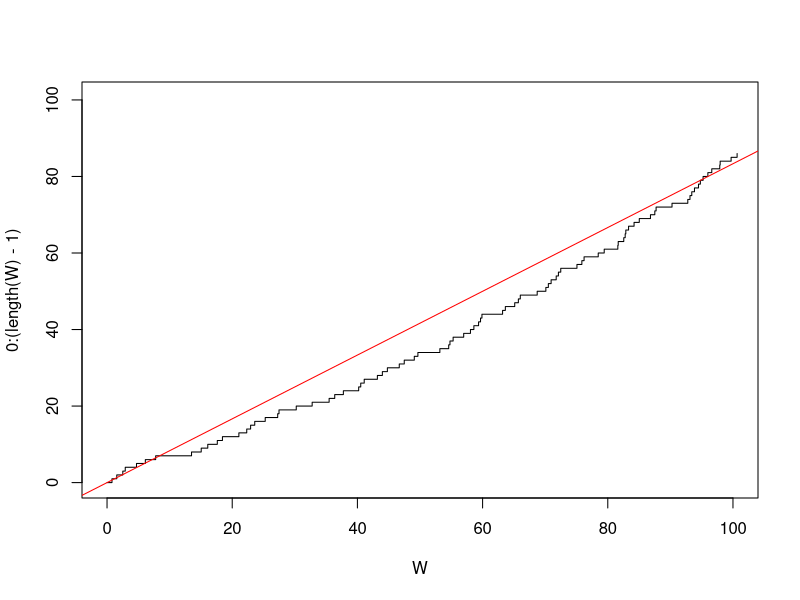

The R script that drew this image:
### Proceso de renovación ###

### Inputs
t <- 100 # tiempo final
# parámetros de la distribución de los tiempos interraribo
# en este caso una Gamma(alpha, beta)
alpha <- 1.8
beta <- 1.5


#Output: un vector con los tiempos de arribo de una realización 

#el proceso siempre inicia en 0
W <- c(0) 

#sumar tiempos interraribo hasta que se pase del tiempo final
while (W[length(W)] < t) {
  T_i <- rgamma(1, alpha, beta)
  W <- c(W, W[length(W)] + T_i)
}

#Gráfuca del proceso
plot(W, 0:(length(W)-1), type = "s", xlim = c(0, t), ylim = c(0, max(W)))

#Gráfica de la esperanza del proceso
abline(a = 0, b = 1/(alpha/beta), col = "red")

